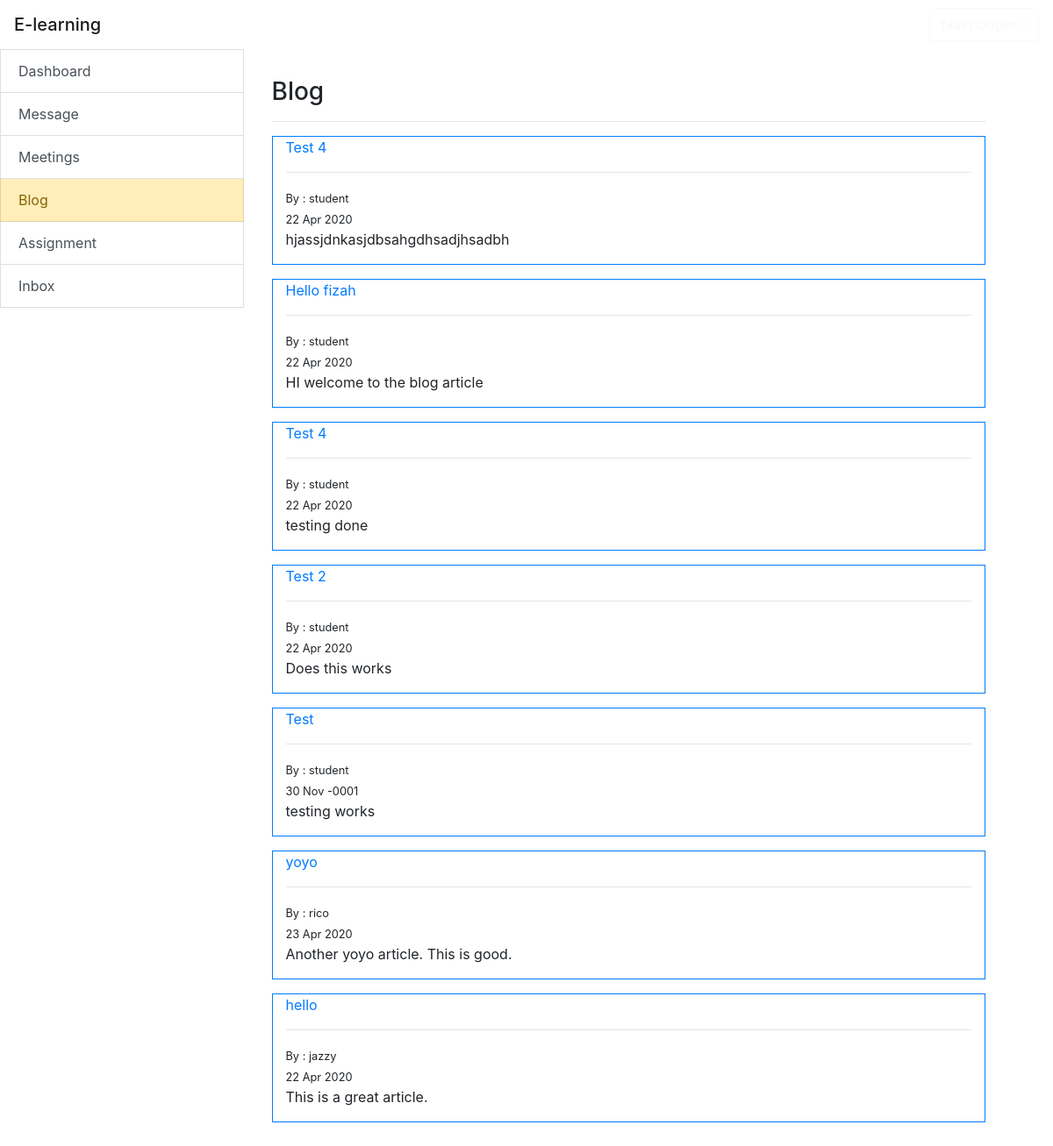
Page /lecture_blog.php (signed in) on the committed database.
### tables this page shows
CREATE TABLE `post` (
  `post_id` int(11) NOT NULL,
  `title` varchar(50) NOT NULL,
  `username` varchar(50) NOT NULL,
  `date` date NOT NULL,
  `content` varchar(225) NOT NULL
);

### include/function.php (called while the page is built, shortened)
<?php
include_once 'database.php';
function query($sql) {
  global $connection;
  return mysqli_query($connection, $sql);
}
function fetch_array($result){
  return mysqli_fetch_array($result);
}
 ?>

### lecture_blog.php (the view, shortened to what this page needs)
<?php
include 'include/header.php';
?>
<div class="container-fluid row">
	<div class="list-group col-3">
		<?php include 'include/sidebar.php'; ?>
	</div>
	<div class="col-9 p-3 row">
		<div class="container p-3">
			<h3>Blog</h3>
		<hr>
<?php
$query = query("SELECT * FROM post ORDER BY post_id DESC");
 while ($row = fetch_array($query)) {
    $post_id = $row['post_id'];
    $title = $row['title'];
    $username = $row['username'];
    $date = $row['date'];
    $date = strtotime($date);
    $date = date('d M Y', $date);
    $content = $row['content'];
echo "<div class='container border border-primary mb-3'>";
echo "<a href='Lecture_comment_blog.php?pt_id=$post_id '>$title</a>";
echo "<hr>";
echo "<small>By : $username</small>";
echo "<br>";
echo "<small>$date</small>";
echo "<p>$content</p>";
echo "</div>";
 }
 ?>
		</div>
	</div>
</div>
<?php include './include/footer.php'; ?>

### rows in the picture
post: title "Test 4", username "student", date "22 Apr 2020", content "hjassjdnkasjdbsahgdhsadjhsadbh"
post: title "Hello fizah", username "student", date "22 Apr 2020", content "HI welcome to the blog article"
post: title "Test 4", username "student", date "22 Apr 2020", content "testing done"
post: title "Test 2", username "student", date "22 Apr 2020", content "Does this works"
post: title "Test", username "student", date "30 Nov -0001", content "testing works"
post: title "yoyo", username "rico", date "23 Apr 2020", content "Another yoyo article. This is good."
post: title "hello", username "jazzy", date "22 Apr 2020", content "This is a great article."

### other values in the picture
$value "Dashboard"
$value "Message"
$value "Meetings"
$value "Blog"
$value "Assignment"
$value "Inbox"
